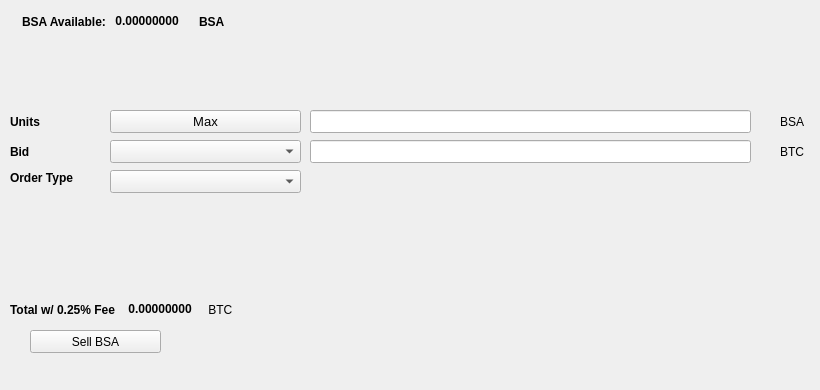
   <widget class="QWidget" name="SellTab">
    <attribute name="title">
     <string>Sell</string>
    </attribute>
    <widget class="QLabel" name="label_16">
     <property name="geometry">
      <rect>
       <x>780</x>
       <y>140</y>
       <width>31</width>
       <height>23</height>
      </rect>
     </property>
     <property name="text">
      <string>BTC</string>
     </property>
    </widget>
    <widget class="QComboBox" name="SellBidcomboBox">
     <property name="geometry">
      <rect>
       <x>110</x>
       <y>140</y>
       <width>191</width>
       <height>23</height>
      </rect>
     </property>
     <property name="font">
      <font>
       <pointsize>10</pointsize>
      </font>
     </property>
    </widget>
    <widget class="QLabel" name="label_18">
     <property name="geometry">
      <rect>
       <x>10</x>
       <y>110</y>
       <width>46</width>
       <height>23</height>
      </rect>
     </property>
     <property name="font">
      <font>
       <weight>75</weight>
       <bold>true</bold>
      </font>
     </property>
     <property name="text">
      <string>Units</string>
     </property>
    </widget>
    <widget class="QPushButton" name="Sell_Max_Amount">
     <property name="geometry">
      <rect>
       <x>110</x>
       <y>110</y>
       <width>191</width>
       <height>23</height>
      </rect>
     </property>
     <property name="font">
      <font>
       <pointsize>10</pointsize>
      </font>
     </property>
     <property name="text">
      <string>Max</string>
     </property>
    </widget>
    <widget class="QLabel" name="label_20">
     <property name="geometry">
      <rect>
       <x>10</x>
       <y>170</y>
       <width>91</width>
       <height>16</height>
      </rect>
     </property>
     <property name="font">
      <font>
       <weight>75</weight>
       <bold>true</bold>
      </font>
     </property>
     <property name="text">
      <string>Order Type</string>
     </property>
    </widget>
    <widget class="QComboBox" name="SellOrdertypeCombo">
     <property name="geometry">
      <rect>
       <x>110</x>
       <y>170</y>
       <width>191</width>
       <height>23</height>
      </rect>
     </property>
     <property name="font">
      <font>
       <pointsize>10</pointsize>
      </font>
     </property>
    </widget>
    <widget class="QLabel" name="label_21">
     <property name="geometry">
      <rect>
       <x>10</x>
       <y>140</y>
       <width>46</width>
       <height>23</height>
      </rect>
     </property>
     <property name="font">
      <font>
       <weight>75</weight>
       <bold>true</bold>
      </font>
     </property>
     <property name="text">
      <string>Bid</string>
     </property>
    </widget>
    <widget class="QLabel" name="label_22">
     <property name="geometry">
      <rect>
       <x>780</x>
       <y>110</y>
       <width>31</width>
       <height>23</height>
      </rect>
     </property>
     <property name="text">
      <string>BSA</string>
     </property>
    </widget>
    <widget class="QLineEdit" name="UnitsInputBSA">
     <property name="geometry">
      <rect>
       <x>310</x>
       <y>110</y>
       <width>441</width>
       <height>23</height>
      </rect>
     </property>
     <property name="font">
      <font>
       <pointsize>9</pointsize>
       <weight>75</weight>
       <bold>true</bold>
      </font>
     </property>
    </widget>
    <widget class="QLineEdit" name="SellBidPriceEdit">
     <property name="geometry">
      <rect>
       <x>310</x>
       <y>140</y>
       <width>441</width>
       <height>23</height>
      </rect>
     </property>
     <property name="font">
      <font>
       <pointsize>9</pointsize>
       <weight>75</weight>
       <bold>true</bold>
      </font>
     </property>
    </widget>
    <widget class="QPushButton" name="SellBSABTN">
     <property name="geometry">
      <rect>
       <x>30</x>
       <y>330</y>
       <width>131</width>
       <height>23</height>
      </rect>
     </property>
     <property name="text">
      <string>Sell BSA</string>
     </property>
     <property name="icon">
      <iconset resource="../bsa">
       <normaloff>:/icons/bitcoin</normaloff>:/icons/bitcoin</iconset>
     </property>
    </widget>
    <widget class="QWidget" name="layoutWidget3">
     <property name="geometry">
      <rect>
       <x>22</x>
       <y>12</y>
       <width>258</width>
       <height>19</height>
      </rect>
     </property>
     <layout class="QHBoxLayout" name="horizontalLayout">
      <item>
       <widget class="QLabel" name="label232_2">
        <property name="font">
         <font>
          <weight>75</weight>
          <bold>true</bold>
         </font>
        </property>
        <property name="text">
         <string>BSA Available:</string>
        </property>
       </widget>
      </item>
      <item>
       <widget class="QLabel" name="BSAAvailableLabel">
        <property name="palette">
         <palette>
          <active>
           <colorrole role="WindowText">
            <brush brushstyle="SolidPattern">
             <color alpha="255">
              <red>0</red>
              <green>0</green>
              <blue>0</blue>
             </color>
            </brush>
           </colorrole>
           <colorrole role="Button">
            <brush brushstyle="SolidPattern">
             <color alpha="255">
              <red>0</red>
              <green>170</green>
              <blue>0</blue>
             </color>
            </brush>
           </colorrole>
           <colorrole role="Light">
            <brush brushstyle="SolidPattern">
             <color alpha="255">
              <red>0</red>
              <green>255</green>
              <blue>0</blue>
             </color>
            </brush>
           </colorrole>
           <colorrole role="Midlight">
            <brush brushstyle="SolidPattern">
             <color alpha="255">
              <red>0</red>
              <green>212</green>
              <blue>0</blue>
             </color>
            </brush>
           </colorrole>
           <colorrole role="Dark">
            <brush brushstyle="SolidPattern">
             <color alpha="255">
              <red>0</red>
              <green>85</green>
              <blue>0</blue>
             </color>
            </brush>
           </colorrole>
           <colorrole role="Mid">
            <brush brushstyle="SolidPattern">
             <color alpha="255">
              <red>0</red>
              <green>113</green>
              <blue>0</blue>
             </color>
            </brush>
           </colorrole>
           <colorrole role="Text">
            <brush brushstyle="SolidPattern">
             <color alpha="255">
              <red>0</red>
              <green>170</green>
              <blue>0</blue>
             </color>
            </brush>
           </colorrole>
           <colorrole role="BrightText">
            <brush brushstyle="SolidPattern">
             <color alpha="255">
              <red>255</red>
              <green>255</green>
              <blue>255</blue>
             </color>
            </brush>
           </colorrole>
           <colorrole role="ButtonText">
            <brush brushstyle="SolidPattern">
             <color alpha="255">
              <red>0</red>
              <green>0</green>
              <blue>0</blue>
             </color>
            </brush>
           </colorrole>
           <colorrole role="Base">
            <brush brushstyle="SolidPattern">
             <color alpha="255">
              <red>255</red>
              <green>255</green>
              <blue>255</blue>
             </color>
            </brush>
           </colorrole>
           <colorrole role="Window">
            <brush brushstyle="SolidPattern">
             <color alpha="255">
              <red>0</red>
              <green>170</green>
              <blue>0</blue>
             </color>
            </brush>
           </colorrole>
           <colorrole role="Shadow">
            <brush brushstyle="SolidPattern">
             <color alpha="255">
              <red>0</red>
              <green>0</green>
              <blue>0</blue>
             </color>
            </brush>
           </colorrole>
           <colorrole role="AlternateBase">
            <brush brushstyle="SolidPattern">
             <color alpha="255">
              <red>127</red>
              <green>212</green>
              <blue>127</blue>
             </color>
            </brush>
           </colorrole>
           <colorrole role="ToolTipBase">
            <brush brushstyle="SolidPattern">
             <color alpha="255">
              <red>255</red>
              <green>255</green>
              <blue>220</blue>
             </color>
            </brush>
           </colorrole>
           <colorrole role="ToolTipText">
            <brush brushstyle="SolidPattern">
             <color alpha="255">
              <red>0</red>
              <green>0</green>
              <blue>0</blue>
             </color>
            </brush>
           </colorrole>
          </active>
          <inactive>
           <colorrole role="WindowText">
            <brush brushstyle="SolidPattern">
             <color alpha="255">
              <red>0</red>
              <green>0</green>
              <blue>0</blue>
             </color>
            </brush>
           </colorrole>
           <colorrole role="Button">
            <brush brushstyle="SolidPattern">
             <color alpha="255">
              <red>0</red>
              <green>170</green>
              <blue>0</blue>
             </color>
            </brush>
           </colorrole>
           <colorrole role="Light">
            <brush brushstyle="SolidPattern">
             <color alpha="255">
              <red>0</red>
              <green>255</green>
              <blue>0</blue>
             </color>
            </brush>
           </colorrole>
           <colorrole role="Midlight">
            <brush brushstyle="SolidPattern">
             <color alpha="255">
              <red>0</red>
              <green>212</green>
              <blue>0</blue>
             </color>
            </brush>
           </colorrole>
           <colorrole role="Dark">
            <brush brushstyle="SolidPattern">
             <color alpha="255">
              <red>0</red>
              <green>85</green>
              <blue>0</blue>
             </color>
            </brush>
           </colorrole>
           <colorrole role="Mid">
            <brush brushstyle="SolidPattern">
             <color alpha="255">
              <red>0</red>
              <green>113</green>
              <blue>0</blue>
             </color>
            </brush>
           </colorrole>
           <colorrole role="Text">
            <brush brushstyle="SolidPattern">
             <color alpha="255">
              <red>0</red>
              <green>170</green>
              <blue>0</blue>
             </color>
            </brush>
           </colorrole>
           <colorrole role="BrightText">
            <brush brushstyle="SolidPattern">
             <color alpha="255">
              <red>255</red>
              <green>255</green>
              <blue>255</blue>
             </color>
            </brush>
           </colorrole>
           <colorrole role="ButtonText">
            <brush brushstyle="SolidPattern">
             <color alpha="255">
              <red>0</red>
              <green>0</green>
              <blue>0</blue>
             </color>
            </brush>
           </colorrole>
           <colorrole role="Base">
            <brush brushstyle="SolidPattern">
             <color alpha="255">
              <red>255</red>
              <green>255</green>
              <blue>255</blue>
             </color>
            </brush>
           </colorrole>
           <colorrole role="Window">
            <brush brushstyle="SolidPattern">
             <color alpha="255">
              <red>0</red>
              <green>170</green>
              <blue>0</blue>
             </color>
            </brush>
           </colorrole>
           <colorrole role="Shadow">
            <brush brushstyle="SolidPattern">
             <color alpha="255">
              <red>0</red>
              <green>0</green>
              <blue>0</blue>
             </color>
            </brush>
           </colorrole>
           <colorrole role="AlternateBase">
            <brush brushstyle="SolidPattern">
             <color alpha="255">
              <red>127</red>
              <green>212</green>
              <blue>127</blue>
             </color>
            </brush>
           </colorrole>
           <colorrole role="ToolTipBase">
            <brush brushstyle="SolidPattern">
             <color alpha="255">
              <red>255</red>
              <green>255</green>
              <blue>220</blue>
             </color>
            </brush>
           </colorrole>
           <colorrole role="ToolTipText">
            <brush brushstyle="SolidPattern">
             <color alpha="255">
              <red>0</red>
              <green>0</green>
              <blue>0</blue>
             </color>
            </brush>
           </colorrole>
          </inactive>
          <disabled>
           <colorrole role="WindowText">
            <brush brushstyle="SolidPattern">
             <color alpha="255">
              <red>0</red>
              <green>85</green>
              <blue>0</blue>
             </color>
            </brush>
           </colorrole>
           <colorrole role="Button">
            <brush brushstyle="SolidPattern">
             <color alpha="255">
              <red>0</red>
              <green>170</green>
              <blue>0</blue>
             </color>
            </brush>
           </colorrole>
           <colorrole role="Light">
            <brush brushstyle="SolidPattern">
             <color alpha="255">
              <red>0</red>
              <green>255</green>
              <blue>0</blue>
             </color>
            </brush>
           </colorrole>
           <colorrole role="Midlight">
            <brush brushstyle="SolidPattern">
             <color alpha="255">
              <red>0</red>
              <green>212</green>
              <blue>0</blue>
             </color>
            </brush>
           </colorrole>
           <colorrole role="Dark">
            <brush brushstyle="SolidPattern">
             <color alpha="255">
              <red>0</red>
              <green>85</green>
              <blue>0</blue>
             </color>
            </brush>
           </colorrole>
           <colorrole role="Mid">
            <brush brushstyle="SolidPattern">
             <color alpha="255">
              <red>0</red>
              <green>113</green>
              <blue>0</blue>
             </color>
            </brush>
           </colorrole>
           <colorrole role="Text">
            <brush brushstyle="SolidPattern">
             <color alpha="255">
              <red>0</red>
              <green>85</green>
              <blue>0</blue>
             </color>
            </brush>
           </colorrole>
           <colorrole role="BrightText">
            <brush brushstyle="SolidPattern">
             <color alpha="255">
              <red>255</red>
              <green>255</green>
              <blue>255</blue>
             </color>
            </brush>
           </colorrole>
           <colorrole role="ButtonText">
            <brush brushstyle="SolidPattern">
             <color alpha="255">
              <red>0</red>
              <green>85</green>
              <blue>0</blue>
             </color>
            </brush>
           </colorrole>
           <colorrole role="Base">
            <brush brushstyle="SolidPattern">
             <color alpha="255">
              <red>0</red>
              <green>170</green>
              <blue>0</blue>
             </color>
            </brush>
           </colorrole>
           <colorrole role="Window">
            <brush brushstyle="SolidPattern">
             <color alpha="255">
              <red>0</red>
              <green>170</green>
              <blue>0</blue>
             </color>
            </brush>
           </colorrole>
           <colorrole role="Shadow">
            <brush brushstyle="SolidPattern">
             <color alpha="255">
              <red>0</red>
              <green>0</green>
              <blue>0</blue>
             </color>
            </brush>
           </colorrole>
           <colorrole role="AlternateBase">
            <brush brushstyle="SolidPattern">
             <color alpha="255">
              <red>0</red>
              <green>170</green>
              <blue>0</blue>
             </color>
            </brush>
           </colorrole>
           <colorrole role="ToolTipBase">
            <brush brushstyle="SolidPattern">
             <color alpha="255">
              <red>255</red>
              <green>255</green>
              <blue>220</blue>
             </color>
            </brush>
           </colorrole>
           <colorrole role="ToolTipText">
            <brush brushstyle="SolidPattern">
             <color alpha="255">
              <red>0</red>
              <green>0</green>
              <blue>0</blue>
             </color>
            </brush>
           </colorrole>
          </disabled>
         </palette>
        </property>
        <property name="font">
         <font>
          <weight>75</weight>
          <bold>true</bold>
         </font>
        </property>
        <property name="text">
         <string> 0.00000000 </string>
        </property>
        <property name="textInteractionFlags">
         <set>Qt::LinksAccessibleByMouse|Qt::TextSelectableByKeyboard|Qt::TextSelectableByMouse</set>
        </property>
       </widget>
      </item>
      <item>
       <widget class="QLabel" name="labelBSA">
        <property name="font">
         <font>
          <weight>75</weight>
          <bold>true</bold>
         </font>
        </property>
        <property name="text">
         <string>BSA</string>
        </property>
       </widget>
      </item>
     </layout>
    </widget>
    <widget class="QWidget" name="layoutWidget">
     <property name="geometry">
      <rect>
       <x>10</x>
       <y>300</y>
       <width>268</width>
       <height>19</height>
      </rect>
     </property>
     <layout class="QHBoxLayout" name="horizontalLayout_2">
      <item>
       <widget class="QLabel" name="label_19">
        <property name="font">
         <font>
          <weight>75</weight>
          <bold>true</bold>
         </font>
        </property>
        <property name="text">
         <string>Total w/ 0.25% Fee </string>
        </property>
       </widget>
      </item>
      <item>
       <widget class="QLabel" name="SellCostLabel">
        <property name="palette">
         <palette>
          <active>
           <colorrole role="WindowText">
            <brush brushstyle="SolidPattern">
             <color alpha="255">
              <red>0</red>
              <green>0</green>
              <blue>0</blue>
             </color>
            </brush>
           </colorrole>
           <colorrole role="Button">
            <brush brushstyle="SolidPattern">
             <color alpha="255">
              <red>0</red>
              <green>170</green>
              <blue>0</blue>
             </color>
            </brush>
           </colorrole>
           <colorrole role="Light">
            <brush brushstyle="SolidPattern">
             <color alpha="255">
              <red>0</red>
              <green>255</green>
              <blue>0</blue>
             </color>
            </brush>
           </colorrole>
           <colorrole role="Midlight">
            <brush brushstyle="SolidPattern">
             <color alpha="255">
              <red>0</red>
              <green>212</green>
              <blue>0</blue>
             </color>
            </brush>
           </colorrole>
           <colorrole role="Dark">
            <brush brushstyle="SolidPattern">
             <color alpha="255">
              <red>0</red>
              <green>85</green>
              <blue>0</blue>
             </color>
            </brush>
           </colorrole>
           <colorrole role="Mid">
            <brush brushstyle="SolidPattern">
             <color alpha="255">
              <red>0</red>
              <green>113</green>
              <blue>0</blue>
             </color>
            </brush>
           </colorrole>
           <colorrole role="Text">
            <brush brushstyle="SolidPattern">
             <color alpha="255">
              <red>0</red>
              <green>170</green>
              <blue>0</blue>
             </color>
            </brush>
           </colorrole>
           <colorrole role="BrightText">
            <brush brushstyle="SolidPattern">
             <color alpha="255">
              <red>255</red>
              <green>255</green>
              <blue>255</blue>
             </color>
            </brush>
           </colorrole>
           <colorrole role="ButtonText">
            <brush brushstyle="SolidPattern">
             <color alpha="255">
              <red>0</red>
              <green>0</green>
              <blue>0</blue>
             </color>
            </brush>
           </colorrole>
           <colorrole role="Base">
            <brush brushstyle="SolidPattern">
             <color alpha="255">
              <red>255</red>
              <green>255</green>
              <blue>255</blue>
             </color>
            </brush>
           </colorrole>
           <colorrole role="Window">
            <brush brushstyle="SolidPattern">
             <color alpha="255">
              <red>0</red>
              <green>170</green>
              <blue>0</blue>
             </color>
            </brush>
           </colorrole>
           <colorrole role="Shadow">
            <brush brushstyle="SolidPattern">
             <color alpha="255">
              <red>0</red>
              <green>0</green>
              <blue>0</blue>
             </color>
            </brush>
           </colorrole>
           <colorrole role="AlternateBase">
            <brush brushstyle="SolidPattern">
             <color alpha="255">
              <red>127</red>
              <green>212</green>
              <blue>127</blue>
             </color>
            </brush>
           </colorrole>
           <colorrole role="ToolTipBase">
            <brush brushstyle="SolidPattern">
             <color alpha="255">
              <red>255</red>
              <green>255</green>
              <blue>220</blue>
             </color>
            </brush>
           </colorrole>
           <colorrole role="ToolTipText">
            <brush brushstyle="SolidPattern">
             <color alpha="255">
              <red>0</red>
              <green>0</green>
              <blue>0</blue>
             </color>
            </brush>
           </colorrole>
          </active>
          <inactive>
           <colorrole role="WindowText">
            <brush brushstyle="SolidPattern">
             <color alpha="255">
              <red>0</red>
              <green>0</green>
              <blue>0</blue>
             </color>
            </brush>
           </colorrole>
           <colorrole role="Button">
            <brush brushstyle="SolidPattern">
             <color alpha="255">
              <red>0</red>
              <green>170</green>
              <blue>0</blue>
             </color>
            </brush>
           </colorrole>
           <colorrole role="Light">
            <brush brushstyle="SolidPattern">
             <color alpha="255">
              <red>0</red>
              <green>255</green>
              <blue>0</blue>
             </color>
            </brush>
           </colorrole>
           <colorrole role="Midlight">
            <brush brushstyle="SolidPattern">
             <color alpha="255">
              <red>0</red>
              <green>212</green>
              <blue>0</blue>
             </color>
            </brush>
           </colorrole>
           <colorrole role="Dark">
            <brush brushstyle="SolidPattern">
             <color alpha="255">
              <red>0</red>
              <green>85</green>
              <blue>0</blue>
             </color>
            </brush>
           </colorrole>
           <colorrole role="Mid">
            <brush brushstyle="SolidPattern">
             <color alpha="255">
              <red>0</red>
              <green>113</green>
              <blue>0</blue>
             </color>
            </brush>
           </colorrole>
           <colorrole role="Text">
            <brush brushstyle="SolidPattern">
             <color alpha="255">
              <red>0</red>
              <green>170</green>
              <blue>0</blue>
             </color>
            </brush>
           </colorrole>
           <colorrole role="BrightText">
            <brush brushstyle="SolidPattern">
             <color alpha="255">
              <red>255</red>
              <green>255</green>
              <blue>255</blue>
             </color>
            </brush>
           </colorrole>
           <colorrole role="ButtonText">
            <brush brushstyle="SolidPattern">
             <color alpha="255">
              <red>0</red>
              <green>0</green>
              <blue>0</blue>
             </color>
            </brush>
           </colorrole>
           <colorrole role="Base">
            <brush brushstyle="SolidPattern">
             <color alpha="255">
              <red>255</red>
              <green>255</green>
              <blue>255</blue>
             </color>
            </brush>
           </colorrole>
           <colorrole role="Window">
            <brush brushstyle="SolidPattern">
             <color alpha="255">
              <red>0</red>
              <green>170</green>
              <blue>0</blue>
             </color>
            </brush>
           </colorrole>
           <colorrole role="Shadow">
            <brush brushstyle="SolidPattern">
             <color alpha="255">
              <red>0</red>
              <green>0</green>
              <blue>0</blue>
             </color>
            </brush>
           </colorrole>
           <colorrole role="AlternateBase">
            <brush brushstyle="SolidPattern">
             <color alpha="255">
              <red>127</red>
              <green>212</green>
              <blue>127</blue>
             </color>
            </brush>
           </colorrole>
           <colorrole role="ToolTipBase">
            <brush brushstyle="SolidPattern">
             <color alpha="255">
              <red>255</red>
              <green>255</green>
              <blue>220</blue>
             </color>
            </brush>
           </colorrole>
           <colorrole role="ToolTipText">
            <brush brushstyle="SolidPattern">
             <color alpha="255">
              <red>0</red>
              <green>0</green>
              <blue>0</blue>
             </color>
            </brush>
           </colorrole>
          </inactive>
          <disabled>
           <colorrole role="WindowText">
            <brush brushstyle="SolidPattern">
             <color alpha="255">
              <red>0</red>
              <green>85</green>
              <blue>0</blue>
             </color>
            </brush>
           </colorrole>
           <colorrole role="Button">
            <brush brushstyle="SolidPattern">
             <color alpha="255">
              <red>0</red>
              <green>170</green>
              <blue>0</blue>
             </color>
            </brush>
           </colorrole>
           <colorrole role="Light">
            <brush brushstyle="SolidPattern">
             <color alpha="255">
              <red>0</red>
              <green>255</green>
              <blue>0</blue>
             </color>
            </brush>
           </colorrole>
           <colorrole role="Midlight">
            <brush brushstyle="SolidPattern">
             <color alpha="255">
              <red>0</red>
              <green>212</green>
              <blue>0</blue>
             </color>
            </brush>
           </colorrole>
           <colorrole role="Dark">
            <brush brushstyle="SolidPattern">
             <color alpha="255">
              <red>0</red>
              <green>85</green>
              <blue>0</blue>
             </color>
            </brush>
           </colorrole>
           <colorrole role="Mid">
            <brush brushstyle="SolidPattern">
             <color alpha="255">
              <red>0</red>
              <green>113</green>
              <blue>0</blue>
             </color>
            </brush>
           </colorrole>
           <colorrole role="Text">
            <brush brushstyle="SolidPattern">
             <color alpha="255">
              <red>0</red>
              <green>85</green>
              <blue>0</blue>
             </color>
            </brush>
           </colorrole>
           <colorrole role="BrightText">
            <brush brushstyle="SolidPattern">
             <color alpha="255">
              <red>255</red>
              <green>255</green>
              <blue>255</blue>
             </color>
            </brush>
           </colorrole>
           <colorrole role="ButtonText">
            <brush brushstyle="SolidPattern">
             <color alpha="255">
              <red>0</red>
              <green>85</green>
              <blue>0</blue>
             </color>
            </brush>
           </colorrole>
           <colorrole role="Base">
            <brush brushstyle="SolidPattern">
             <color alpha="255">
              <red>0</red>
              <green>170</green>
              <blue>0</blue>
             </color>
            </brush>
           </colorrole>
           <colorrole role="Window">
            <brush brushstyle="SolidPattern">
             <color alpha="255">
              <red>0</red>
              <green>170</green>
              <blue>0</blue>
             </color>
            </brush>
           </colorrole>
           <colorrole role="Shadow">
            <brush brushstyle="SolidPattern">
             <color alpha="255">
              <red>0</red>
              <green>0</green>
              <blue>0</blue>
             </color>
            </brush>
           </colorrole>
           <colorrole role="AlternateBase">
            <brush brushstyle="SolidPattern">
             <color alpha="255">
              <red>0</red>
              <green>170</green>
              <blue>0</blue>
             </color>
            </brush>
           </colorrole>
           <colorrole role="ToolTipBase">
            <brush brushstyle="SolidPattern">
             <color alpha="255">
              <red>255</red>
              <green>255</green>
              <blue>220</blue>
             </color>
            </brush>
           </colorrole>
           <colorrole role="ToolTipText">
            <brush brushstyle="SolidPattern">
             <color alpha="255">
              <red>0</red>
              <green>0</green>
              <blue>0</blue>
             </color>
            </brush>
           </colorrole>
          </disabled>
         </palette>
        </property>
        <property name="font">
         <font>
          <weight>75</weight>
          <bold>true</bold>
         </font>
        </property>
        <property name="autoFillBackground">
         <bool>false</bool>
        </property>
        <property name="text">
         <string> 0.00000000</string>
        </property>
        <property name="textInteractionFlags">
         <set>Qt::LinksAccessibleByMouse|Qt::TextSelectableByMouse</set>
        </property>
       </widget>
      </item>
      <item>
       <widget class="QLabel" name="label_17">
        <property name="font">
         <font>
          <weight>50</weight>
          <bold>false</bold>
         </font>
        </property>
        <property name="text">
         <string> BTC</string>
        </property>
       </widget>
      </item>
     </layout>
    </widget>
    <widget class="QLabel" name="label_23">
     <property name="geometry">
      <rect>
       <x>460</x>
       <y>300</y>
       <width>281</width>
       <height>81</height>
      </rect>
     </property>
     <property name="text">
      <string/>
     </property>
     <property name="pixmap">
      <pixmap>:/images/bittrex</pixmap>
     </property>
    </widget>
   </widget>
